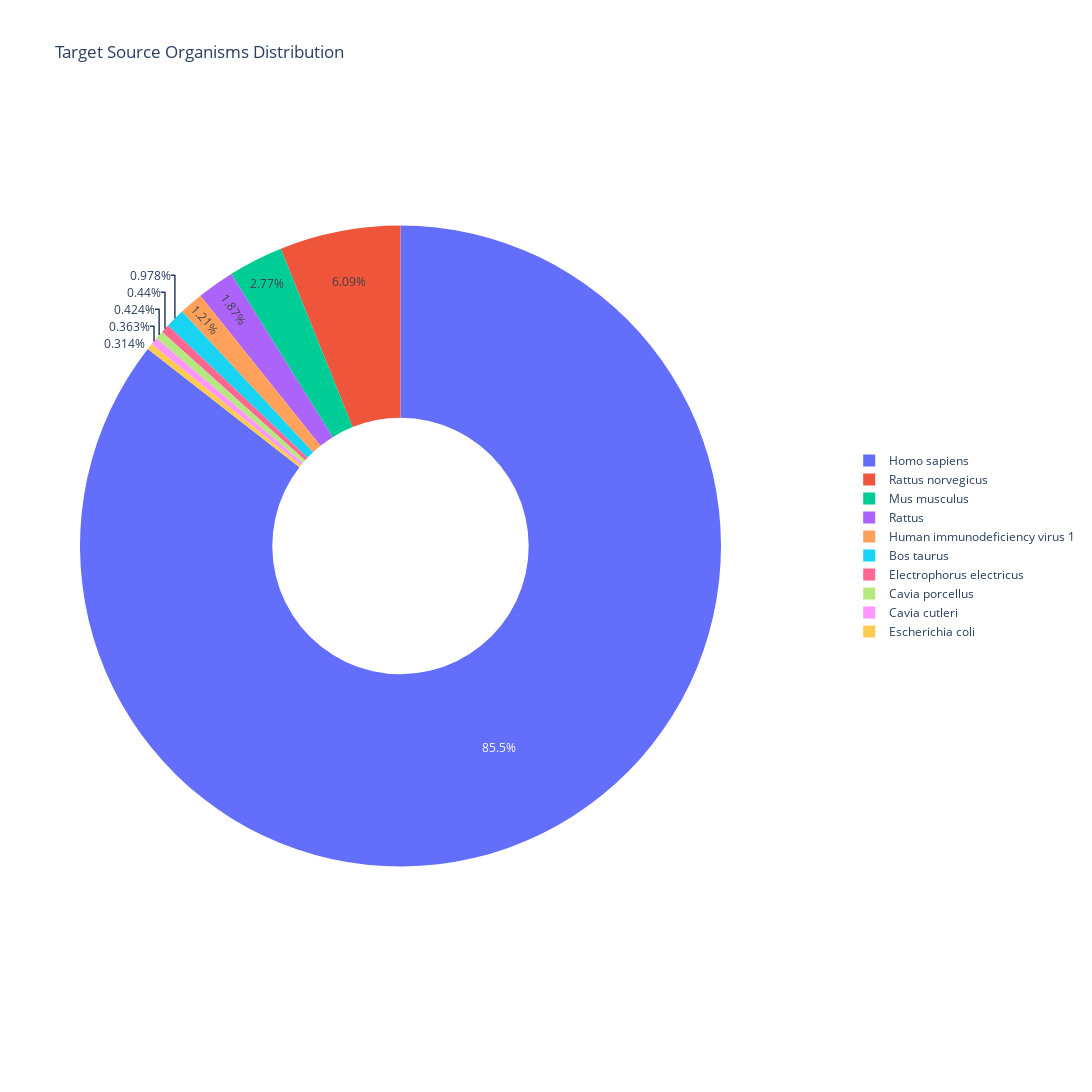

The notebook cell this image was saved under:
### Markdown cell above
## Target organisms distribution

### Code cell
evaluation_utils.plot_target_organism_distribution_plotly(df)

### Figure 1 — Plotly figure (JSON) as saved in the notebook; plotly's stock layout.template omitted (floating-point values rounded to 4 significant figures)
{"data": [{"domain": {"x": [0, 1], "y": [0, 1]}, "hole": 0.4, "hovertemplate": "Organism=%{label}<br>Count=%{value}<extra></extra>", "labels": ["Homo sapiens", "Rattus norvegicus", "Mus musculus", "Rattus", "Human immunodeficiency virus 1", "Bos taurus", "Electrophorus electricus", "Cavia porcellus", "Cavia cutleri", "Escherichia coli"], "legendgroup": "", "name": "", "showlegend": true, "type": "pie", "values": [1541006, 109758, 49854, 33713, 21780, 17618, 7921, 7639, 6540, 5651]}], "layout": {"height": 1200, "legend": {"font": {"size": 12}, "orientation": "v", "tracegroupgap": 0, "x": 1.2, "y": 0.5}, "title": {"text": "Target Source Organisms Distribution"}, "width": 1200}}
